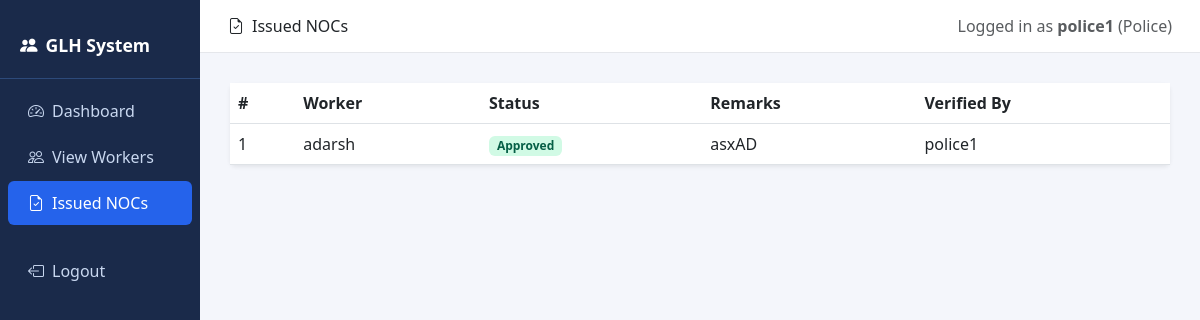
The app's page /police/nocs/ (signed in) with its own data.
### hiring/models.py (models this page shows, shortened)
class UserProfile(models.Model):
    USER_TYPE_CHOICES = [
        ('Admin',    'Admin'),
        ('Police',   'Police'),
        ('Employer', 'Employer'),
        ('Worker',   'Worker'),
    ]
    STATUS_CHOICES = [
        ('Active',   'Active'),
        ('Inactive', 'Inactive'),
    ]
    user      = models.OneToOneField(User, on_delete=models.CASCADE, related_name='profile')
    user_type = models.CharField(max_length=20, choices=USER_TYPE_CHOICES)
    status    = models.CharField(max_length=10, choices=STATUS_CHOICES, default='Active')

class NOC(models.Model):
    STATUS_CHOICES = [
        ('Pending',  'Pending'),
        ('Approved', 'Approved'),
        ('Rejected', 'Rejected'),
    ]
    nid         = models.AutoField(primary_key=True)
    worker      = models.OneToOneField(Worker, on_delete=models.CASCADE, related_name='noc')
    status      = models.CharField(max_length=10, choices=STATUS_CHOICES, default='Pending')
    remarks     = models.TextField(blank=True)
    verified_by = models.ForeignKey(UserProfile, on_delete=models.SET_NULL, null=True, blank=True, related_name='verified_nocs')

class Worker(models.Model):
    GENDER_CHOICES = [('Male', 'Male'), ('Female', 'Female'), ('Other', 'Other')]
    wid             = models.AutoField(primary_key=True)
    name            = models.CharField(max_length=100)
    address         = models.TextField()
    gender          = models.CharField(max_length=10, choices=GENDER_CHOICES)
    phone           = models.CharField(max_length=15)
    email           = models.EmailField(unique=True)
    aadhaar_number  = models.CharField(max_length=12, unique=True)
    date_of_birth   = models.DateField()
    languages_known = models.CharField(max_length=200)
    login           = models.OneToOneField(UserProfile, on_delete=models.CASCADE, related_name='worker_profile')

### hiring/views.py (the view)
# urls.py: path('police/nocs/',                  views.police_view_nocs,    name='police_view_nocs'),
@login_required
def police_view_nocs(request):
    if get_role(request.user) != 'Police':
        return redirect('dashboard')
    nocs = NOC.objects.select_related('worker', 'verified_by').all()
    return render(request, 'hiring/police/view_nocs.html', {'nocs': nocs})

### hiring/views.py (called while the page is built)
def get_role(user):
    try:
        return user.profile.user_type
    except Exception:
        return None

### hiring/templates/hiring/police/view_nocs.html (shortened to what this page needs)
{% extends "hiring/base.html" %}
{% block page_title %}<i class="bi bi-file-earmark-check me-2"></i>Issued NOCs{% endblock %}
{% block sidebar %}
<a href="{% url 'police_dashboard' %}"><i class="bi bi-speedometer2 me-2"></i>Dashboard</a>
<a href="{% url 'police_view_workers' %}"><i class="bi bi-people me-2"></i>View Workers</a>
<a href="{% url 'police_view_nocs' %}" class="active"><i class="bi bi-file-earmark-check me-2"></i>Issued NOCs</a>
{% endblock %}
{% block content %}
<div class="card border-0 shadow-sm">
  <div class="table-responsive">
    <table class="table table-hover mb-0">
      <thead><tr><th>#</th><th>Worker</th><th>Status</th><th>Remarks</th><th>Verified By</th></tr></thead>
      <tbody>
      {% for n in nocs %}
      <tr>
        <td>{{ n.nid }}</td><td>{{ n.worker.name }}</td>
        <td><span class="badge badge-{{ n.status|lower }} px-2 py-1">{{ n.status }}</span></td>
        <td>{{ n.remarks|default:"—" }}</td>
        <td>{{ n.verified_by.user.username|default:"Pending" }}</td>
      </tr>
      {% empty %}<tr><td colspan="5" class="text-center text-muted py-4">No NOCs issued yet.</td></tr>{% endfor %}
      </tbody>
    </table>
  </div>
</div>
{% endblock %}

### hiring/templates/hiring/base.html (shortened to what this page needs)
<!DOCTYPE html>
<html lang="en">
<head>
  <link rel="stylesheet" href="https://cdn.jsdelivr.net/npm/bootstrap@5.3.0/dist/css/bootstrap.min.css">
  <link rel="stylesheet" href="https://cdn.jsdelivr.net/npm/bootstrap-icons@1.10.5/font/bootstrap-icons.css">
</head>
<body>
{% if user.is_authenticated %}
<div class="d-flex">
  <div class="sidebar col-md-2">
    <div class="brand"><i class="bi bi-people-fill me-2"></i>GLH System</div>
    {% block sidebar %}{% endblock %}
    <a href="{% url 'logout' %}" class="mt-4"><i class="bi bi-box-arrow-left me-2"></i>Logout</a>
  </div>
  <div class="col-md-10 p-0">
    <div class="topbar">
      <span>{% block page_title %}Dashboard{% endblock %}</span>
      <span class="text-muted">Logged in as <strong>{{ user.username }}</strong> ({{ user.profile.user_type }})</span>
    </div>
    <div class="main-content">
      {% block content %}{% endblock %}
    </div>
  </div>
</div>
{% else %}
{% block public_content %}{% endblock %}
{% endif %}
</body>
</html>

### hiring/templates/hiring/base.html (style rules this page uses)
body { background: #f4f6fb; font-family: 'Segoe UI', sans-serif; }
.sidebar { min-height: 100vh; background: #1a2a4a; color: #fff; padding-top: 20px; }
.sidebar a { color: #c9d8f0; text-decoration: none; display: block; padding: 10px 20px; border-radius: 6px; margin: 2px 8px; }
.sidebar a:hover, .sidebar a.active { background: #2563eb; color: #fff; }
.sidebar .brand { font-size: 1.1rem; font-weight: 700; padding: 12px 20px 20px; color: #fff; border-bottom: 1px solid #2d4a7a; margin-bottom: 10px; }
.main-content { padding: 30px; }
.topbar { background: #fff; padding: 14px 28px; border-bottom: 1px solid #e5e7eb; display: flex; justify-content: space-between; align-items: center; }
.badge-approved { background: #d1fae5; color: #065f46; }
table thead { background: #1a2a4a; color: #fff; }

### records on screen
NOC: nid "1", worker.name "adarsh", status "Approved", remarks "asxAD", verified_by.user.username "police1"

### other values on screen
{{ user.username }} "police1"
{{ user.profile.user_type }} "Police"
